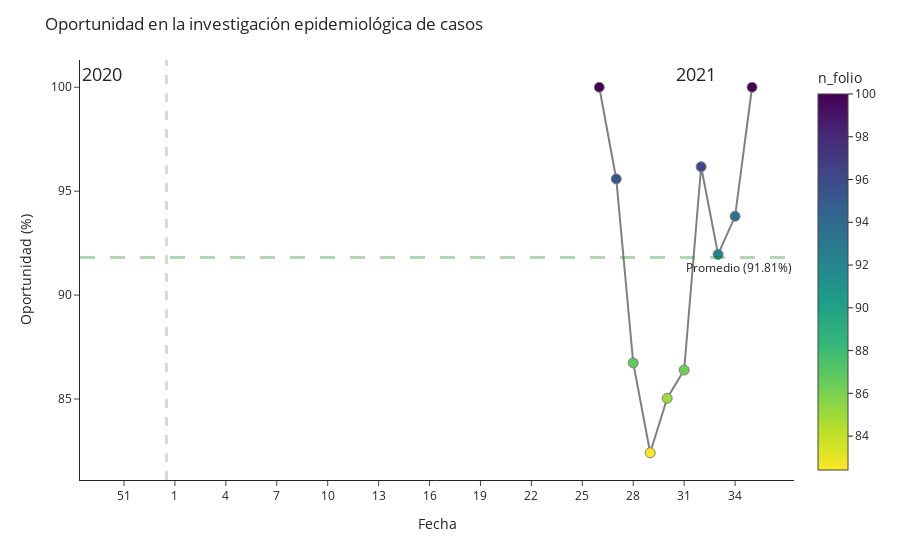

Notebook cell for this chart:
### Code cell
px.scatter(df_ind5_perc.reset_index().merge(data_aysen_clean_21[['fecha_notificacion','semana_epidemiologica_21']], 
                   left_on='fecha_cumple_requisitos',
                   right_on='fecha_notificacion',
                   how='left').groupby('semana_epidemiologica_21').mean().reset_index(),
        x= 'semana_epidemiologica_21',
        y= 'n_folio',
        color='n_folio',
        color_continuous_scale=px.colors.sequential.Viridis_r,
        labels={'bac_ind':'BAC (%)'},
        ).update_layout(title= 'Oportunidad en la investigación epidemiológica de casos',
                       yaxis_title='Oportunidad (%)',
                       xaxis_title='Fecha',
                       template='simple_white',
                       xaxis=dict(tickmode = 'array',
                                  tickvals = list(range(12,88,3)),
                                  ticktext = list(list(range(12,54,3))+list(range(1,88,3))),
                                 ),
                    ).add_vline(x=53.5, line_width=3, line_dash='dash', line_color='gray'
                              # ).add_hline(y=10, 
                               #            line_width=3, 
                                #           line_dash='longdash', 
                                 #          line_color='olive',
                                  #         annotation_text='Meta nacional (10%)',
                                   #        annotation_position='bottom right'
                                 ).add_hline(y=mean_ind5, 
                                             line_width=3, 
                                             line_dash='longdash', 
                                             line_color='green',
                                             annotation_text= 'Promedio ('+str(round(mean_ind5, 2))+'%)',
                                             annotation_position='bottom right'
                                     ).add_vrect(x0='51', x1='50', 
                                           annotation_text='2020', 
                                           annotation_position='top right',
                                           annotation=dict(font_size=18, 
                                                           font_family="'Open Sans', verdana, arial, sans-serif"),
                                                           opacity=0, 
                                                           line_width=0
                                          ).add_vrect(x0='84', x1='86', 
                                           annotation_text='2021', 
                                           annotation_position='top right',
                                           annotation=dict(font_size=18, 
                                                           font_family="'Open Sans', verdana, arial, sans-serif"),
                                                           opacity=0, 
                                                           line_width=0
                                                     ).update_traces(mode='lines+markers', 
                                                                     line_color='grey',
                                                                     marker_line_width=1, 
                                                                     marker_size=10)

### Figure 1 — Plotly figure (JSON) as saved in the notebook; plotly's stock layout.template omitted (floating-point values rounded to 4 significant figures)
{"data": [{"hovertemplate": "semana_epidemiologica_21=%{x}<br>n_folio=%{marker.color}<extra></extra>", "legendgroup": "", "line": {"color": "grey"}, "marker": {"color": [100, 95.59, 86.74, 82.41, 85.04, 86.39, 96.17, 91.96, 93.79, 100], "coloraxis": "coloraxis", "line": {"width": 1}, "size": 10, "symbol": "circle"}, "mode": "lines+markers", "name": "", "orientation": "v", "showlegend": false, "type": "scatter", "x": [79, 80, 81, 82, 83, 84, 85, 86, 87, 88], "xaxis": "x", "y": [100, 95.59, 86.74, 82.41, 85.04, 86.39, 96.17, 91.96, 93.79, 100], "yaxis": "y"}], "layout": {"annotations": [{"showarrow": false, "text": "Promedio (91.81%)", "x": 1, "xanchor": "right", "xref": "x domain", "y": 91.81, "yanchor": "top", "yref": "y"}, {"font": {"family": "'Open Sans', verdana, arial, sans-serif", "size": 18}, "showarrow": false, "text": "2020", "x": "51", "xanchor": "right", "xref": "x", "y": 1, "yanchor": "top", "yref": "y domain"}, {"font": {"family": "'Open Sans', verdana, arial, sans-serif", "size": 18}, "showarrow": false, "text": "2021", "x": "86", "xanchor": "right", "xref": "x", "y": 1, "yanchor": "top", "yref": "y domain"}], "coloraxis": {"colorbar": {"title": {"text": "n_folio"}}, "colorscale": [[0, "#fde725"], [0.1111, "#b5de2b"], [0.2222, "#6ece58"], [0.3333, "#35b779"], [0.4444, "#1f9e89"], [0.5556, "#26828e"], [0.6667, "#31688e"], [0.7778, "#3e4989"], [0.8889, "#482878"], [1, "#440154"]]}, "legend": {"tracegroupgap": 0}, "margin": {"t": 60}, "shapes": [{"line": {"color": "gray", "dash": "dash", "width": 3}, "type": "line", "x0": 53.5, "x1": 53.5, "xref": "x", "y0": 0, "y1": 1, "yref": "y domain"}, {"line": {"color": "green", "dash": "longdash", "width": 3}, "type": "line", "x0": 0, "x1": 1, "xref": "x domain", "y0": 91.81, "y1": 91.81, "yref": "y"}, {"line": {"width": 0}, "opacity": 0, "type": "rect", "x0": "51", "x1": "50", "xref": "x", "y0": 0, "y1": 1, "yref": "y domain"}, {"line": {"width": 0}, "opacity": 0, "type": "rect", "x0": "84", "x1": "86", "xref": "x", "y0": 0, "y1": 1, "yref": "y domain"}], "title": {"text": "Oportunidad en la investigación epidemiológica de casos"}, "xaxis": {"anchor": "y", "domain": [0, 1], "tickmode": "array", "ticktext": [12, 15, 18, 21, 24, 27, 30, 33, 36, 39, 42, 45, 48, 51, 1, 4, 7, 10, 13, 16, 19, 22, 25, 28, 31, 34, 37, 40, 43, 46, 49, 52, 55, 58, 61, 64, 67, 70, 73, 76, 79, 82, 85], "tickvals": [12, 15, 18, 21, 24, 27, 30, 33, 36, 39, 42, 45, 48, 51, 54, 57, 60, 63, 66, 69, 72, 75, 78, 81, 84, 87], "title": {"text": "Fecha"}}, "yaxis": {"anchor": "x", "domain": [0, 1], "title": {"text": "Oportunidad (%)"}}}}
